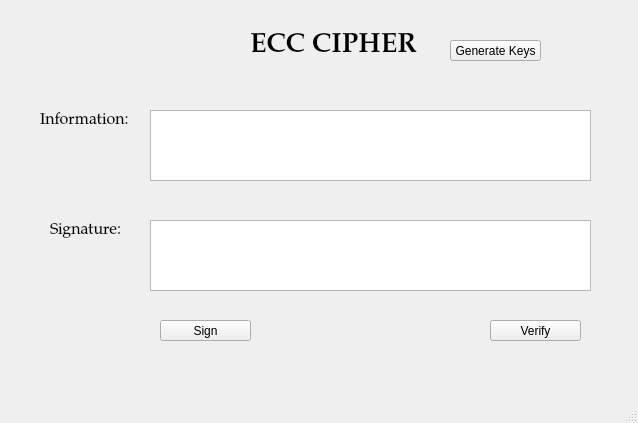
<?xml version="1.0" encoding="UTF-8"?>
<ui version="4.0">
 <class>MainWindow</class>
 <widget class="QMainWindow" name="MainWindow">
  <property name="geometry">
   <rect>
    <x>0</x>
    <y>0</y>
    <width>638</width>
    <height>423</height>
   </rect>
  </property>
  <property name="windowTitle">
   <string>MainWindow</string>
  </property>
  <widget class="QWidget" name="centralwidget">
   <widget class="QLabel" name="label">
    <property name="geometry">
     <rect>
      <x>250</x>
      <y>30</y>
      <width>171</width>
      <height>31</height>
     </rect>
    </property>
    <property name="font">
     <font>
      <family>Palatino Linotype</family>
      <pointsize>20</pointsize>
      <weight>75</weight>
      <bold>true</bold>
     </font>
    </property>
    <property name="text">
     <string>ECC CIPHER</string>
    </property>
   </widget>
   <widget class="QTextEdit" name="txtInfo">
    <property name="geometry">
     <rect>
      <x>150</x>
      <y>110</y>
      <width>441</width>
      <height>71</height>
     </rect>
    </property>
   </widget>
   <widget class="QLabel" name="label_2">
    <property name="geometry">
     <rect>
      <x>40</x>
      <y>110</y>
      <width>91</width>
      <height>21</height>
     </rect>
    </property>
    <property name="font">
     <font>
      <family>Palatino Linotype</family>
      <pointsize>12</pointsize>
     </font>
    </property>
    <property name="text">
     <string>Information:</string>
    </property>
   </widget>
   <widget class="QLabel" name="label_3">
    <property name="geometry">
     <rect>
      <x>50</x>
      <y>220</y>
      <width>71</width>
      <height>21</height>
     </rect>
    </property>
    <property name="font">
     <font>
      <family>Palatino Linotype</family>
      <pointsize>12</pointsize>
     </font>
    </property>
    <property name="text">
     <string>Signature: </string>
    </property>
   </widget>
   <widget class="QTextEdit" name="txtSignature">
    <property name="geometry">
     <rect>
      <x>150</x>
      <y>220</y>
      <width>441</width>
      <height>71</height>
     </rect>
    </property>
   </widget>
   <widget class="QPushButton" name="btnGeneratekeys">
    <property name="geometry">
     <rect>
      <x>450</x>
      <y>40</y>
      <width>91</width>
      <height>21</height>
     </rect>
    </property>
    <property name="text">
     <string>Generate Keys</string>
    </property>
   </widget>
   <widget class="QPushButton" name="btSign">
    <property name="geometry">
     <rect>
      <x>160</x>
      <y>320</y>
      <width>91</width>
      <height>21</height>
     </rect>
    </property>
    <property name="text">
     <string>Sign</string>
    </property>
   </widget>
   <widget class="QPushButton" name="btnVerify">
    <property name="geometry">
     <rect>
      <x>490</x>
      <y>320</y>
      <width>91</width>
      <height>21</height>
     </rect>
    </property>
    <property name="text">
     <string>Verify</string>
    </property>
   </widget>
  </widget>
  <widget class="QMenuBar" name="menubar">
   <property name="geometry">
    <rect>
     <x>0</x>
     <y>0</y>
     <width>638</width>
     <height>21</height>
    </rect>
   </property>
  </widget>
  <widget class="QStatusBar" name="statusbar"/>
 </widget>
 <resources/>
 <connections/>
</ui>
